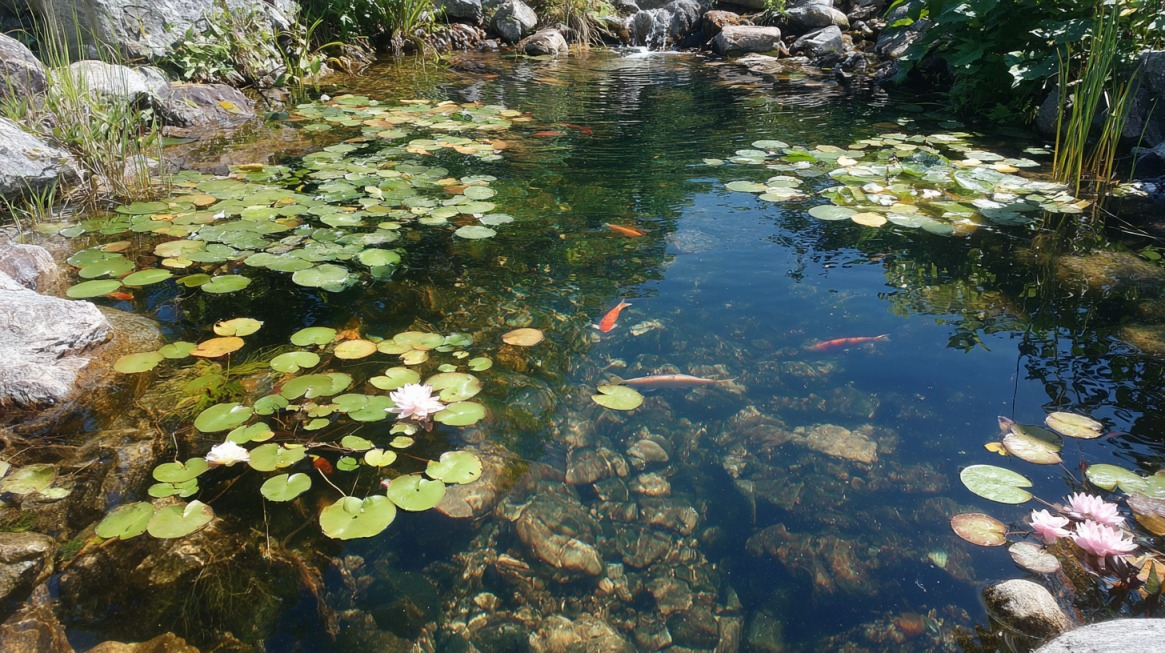
#> input picture frontend/images/hero.jpg, 1165 x 653 px
$ python -i classifier.py   (imports and definitions only)   (older library calls are emulated)
#> lines starting #> are read from the running program, lines starting #| are printed output that depends on the picture; after the words box and inside, x2 and y2 are one past the last pixel; in counts of white or black regions, pixels touching at a corner belong together
import cv2
import numpy as np

MODEL_VERSION = "rule-cv-v2"


def analyze_image(image_path):
    """Analyze a suspected mosquito-breeding image using the existing CV rules.

    This keeps the original rule-based classifier intact while exposing the
    visual evidence and a normalized risk score for the competition pipeline.
    The score is a breeding-site visual risk score, not a disease prediction.
    """
#> called with image_path = '../../frontend/images/hero.jpg'
    image = cv2.imread(image_path)
#> image is the input picture: shape (653, 1165, 3); mean B, G, R 80.3, 96.5, 89

    if image is None:
        return {
            "risk_level": "LOW",
            "risk_score": 0,
            "analysis_method": "rule_based_cv",
            "model_version": MODEL_VERSION,
            "evidence": ["Image could not be analyzed"],
            "metrics": {},
        }

    image = cv2.resize(image, (300, 300))
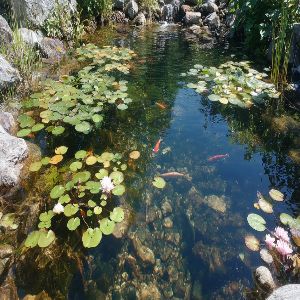
#> image: shape (300, 300, 3); mean B, G, R 80.2, 96.3, 88.8
    hsv = cv2.cvtColor(image, cv2.COLOR_BGR2HSV)
#> hsv: shape (300, 300, 3); mean H, S, V 57.6, 95.6, 104.6

    # Green / dirty-water visual signal
    lower_green = np.array([25, 30, 30])
    upper_green = np.array([95, 255, 255])
    green_mask = cv2.inRange(hsv, lower_green, upper_green)
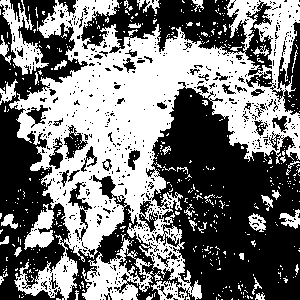
#> green_mask: shape (300, 300); 46.5% white; 511 white regions (470 under 20 px), largest, box (x1, y1, x2, y2) and area: (9, 0, 300, 300) 34288, (82, 238, 154, 300) 1983, (0, 0, 49, 75) 1230
    green_pixels = int(np.sum(green_mask > 0))
#> green_pixels = 41847

    # Blue / reflection visual signal
    lower_blue = np.array([80, 30, 30])
    upper_blue = np.array([140, 255, 255])
    blue_mask = cv2.inRange(hsv, lower_blue, upper_blue)
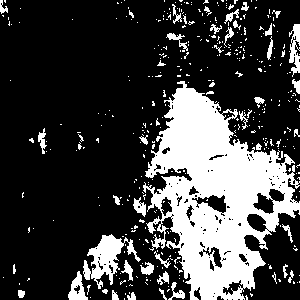
#> blue_mask: shape (300, 300); 25.1% white; 393 white regions (348 under 20 px), largest, box (x1, y1, x2, y2) and area: (143, 81, 300, 300) 17281, (83, 234, 141, 289) 1226, (289, 24, 300, 77) 347
    blue_pixels = int(np.sum(blue_mask > 0))
#> blue_pixels = 22617

    gray = cv2.cvtColor(image, cv2.COLOR_BGR2GRAY)
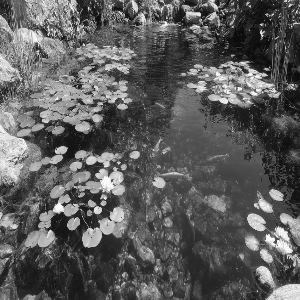
#> gray: shape (300, 300); min 5, max 254, mean 92.3
    brightness = float(np.mean(gray))
#> brightness = 92.25

    edges = cv2.Canny(gray, 100, 200)
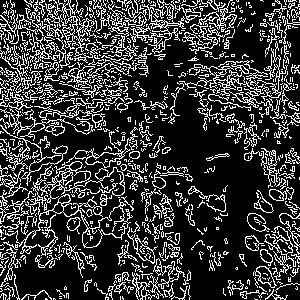
#> edges: shape (300, 300); 22.4% white in thin lines or dots
    edge_pixels = int(np.sum(edges > 0))
#> edge_pixels = 20146

    # Kept as an exposed metric for future model development.
    blur_score = float(cv2.Laplacian(gray, cv2.CV_64F).var())
#> blur_score = 5839.7

    # Preserve the original classification boundaries.
    high_signal = (
        green_pixels > 18000
        and brightness < 120
        and edge_pixels > 4000
    )
#> high_signal = True

    medium_signal = (
        green_pixels > 9000
        or blue_pixels > 12000
        or brightness < 140
    )
#> medium_signal = True

    # Convert the existing rule evidence into an interpretable 0-100 score.
    score = 0
    evidence = []

    if green_pixels > 18000:
        score += 35
        evidence.append("Strong green/murky-water visual signal")
    elif green_pixels > 9000:
        score += 20
        evidence.append("Moderate green/murky-water visual signal")

    if blue_pixels > 12000:
        score += 15
        evidence.append("Strong water/reflection visual signal")
    elif blue_pixels > 6000:
        score += 7
        evidence.append("Moderate water/reflection visual signal")

    if brightness < 120:
        score += 20
        evidence.append("Low scene brightness")
    elif brightness < 140:
        score += 10
        evidence.append("Moderately low scene brightness")

    if edge_pixels > 4000:
        score += 15
        evidence.append("High visual texture/edge density")
    elif edge_pixels > 2500:
        score += 7
        evidence.append("Moderate visual texture/edge density")

    if blur_score < 80:
        score += 5
        evidence.append("Low image texture variation")

    score = min(score, 100)

    if high_signal:
        risk_level = "HIGH"
    elif medium_signal:
        risk_level = "MEDIUM"
    else:
        risk_level = "LOW"

    if not evidence:
        evidence.append("No strong visual breeding-site signals detected")

    return {
        "risk_level": risk_level,
        "risk_score": score,
        "analysis_method": "rule_based_cv",
        "model_version": MODEL_VERSION,
        "evidence": evidence,
        "metrics": {
            "green_pixels": green_pixels,
            "blue_pixels": blue_pixels,
            "brightness": round(brightness, 2),
            "edge_pixels": edge_pixels,
            "blur_score": round(blur_score, 2),
        },
    }


def classify_risk(image_path):
    """Backward-compatible API used by the existing application."""
    return analyze_image(image_path)["risk_level"]

>>> result = analyze_image('../../frontend/images/hero.jpg')
#> result = 6 items
